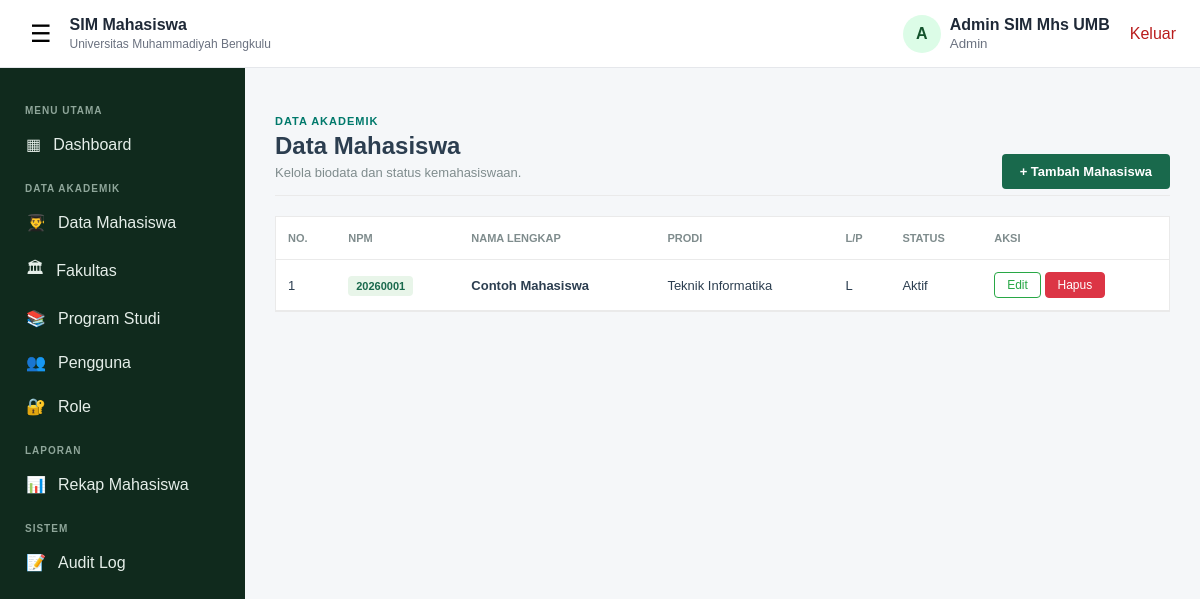
The page /mahasiswa.php (signed in) on the database its author committed.
### tables this page shows
CREATE TABLE `mahasiswa` (
  `id_mahasiswa` bigint(20) UNSIGNED NOT NULL,
  `id_pengguna` bigint(20) UNSIGNED DEFAULT NULL,
  `id_program_studi` bigint(20) UNSIGNED NOT NULL,
  `npm` varchar(30) NOT NULL,
  `nama_mahasiswa` varchar(200) NOT NULL,
  `jenis_kelamin` enum('L','P') NOT NULL,
  `tempat_lahir` varchar(100) DEFAULT NULL,
  `tanggal_lahir` date DEFAULT NULL,
  `tanggal_masuk` date NOT NULL,
  `alamat` text DEFAULT NULL,
  `status_mahasiswa` enum('Aktif','Cuti','Lulus','Mengundurkan Diri','Drop Out','Tidak Aktif') NOT NULL DEFAULT 'Aktif',
  `created_at` timestamp NOT NULL DEFAULT current_timestamp(),
  `updated_at` timestamp NOT NULL DEFAULT current_timestamp() ON UPDATE current_timestamp()
);

CREATE TABLE `program_studi` (
  `id_program_studi` bigint(20) UNSIGNED NOT NULL,
  `id_fakultas` bigint(20) UNSIGNED NOT NULL,
  `kode_program_studi` varchar(20) NOT NULL,
  `nama_program_studi` varchar(200) NOT NULL,
  `jenjang` varchar(20) NOT NULL DEFAULT 'S1',
  `status_aktif` enum('Aktif','Tidak Aktif') NOT NULL DEFAULT 'Aktif',
  `created_at` timestamp NOT NULL DEFAULT current_timestamp(),
  `updated_at` timestamp NOT NULL DEFAULT current_timestamp() ON UPDATE current_timestamp()
);

### mahasiswa.php (the view, shortened to what this page needs)
<?php
session_start(); require_once 'koneksi.php'; require_once 'auth_check.php';
$aksi = isset($_GET['aksi']) ? $_GET['aksi'] : '';
?>
<!DOCTYPE html>
<html lang="id">
<head><title>Data Mahasiswa</title><link rel="stylesheet" href="style.css"></head>
<body>
    <?php require_once 'topbar.php'; require_once 'sideleftbar.php'; ?>
    <div class="main-content">
        <div class="page-header">
            <div class="header-left">
                <p class="header-label">DATA AKADEMIK</p>
                <h1 class="page-title">Data Mahasiswa</h1>
                <p class="page-desc">Kelola biodata dan status kemahasiswaan.</p>
            </div>
            <?php if($aksi == '') { ?> <div class="header-right"><a href="?aksi=tambah" class="btn-add">+ Tambah Mahasiswa</a></div> <?php } ?>
        </div>
        <?php if ($aksi == 'tambah' || $aksi == 'edit') {
            $is_edit = ($aksi == 'edit'); $d = $is_edit ? mysqli_fetch_array(mysqli_query($koneksi, "SELECT * FROM mahasiswa WHERE id_mahasiswa='$_GET[id]'")) : null;
        ?>
            <div class="form-card">
                <form method="POST">
                    <?php if($is_edit) echo '<input type="hidden" name="id_mahasiswa" value="'.$d['id_mahasiswa'].'">'; ?>
                    <div style="display:flex; gap:20px;">
                        <div style="flex:1;">
                            <div class="form-group"><label>NPM</label><input type="text" name="npm" class="form-control" value="<?= $is_edit ? htmlspecialchars($d['npm']) : ''; ?>" required></div>
                            <div class="form-group"><label>NAMA LENGKAP</label><input type="text" name="nama_mahasiswa" class="form-control" value="<?= $is_edit ? htmlspecialchars($d['nama_mahasiswa']) : ''; ?>" required></div>
                            <div class="form-group"><label>PROGRAM STUDI</label><select name="id_program_studi" class="form-control" required><?php $qp = mysqli_query($koneksi, "SELECT * FROM program_studi"); while($p = mysqli_fetch_array($qp)) { $sel = ($is_edit && $p['id_program_studi'] == $d['id_program_studi']) ? 'selected' : ''; echo "<option value='{$p['id_program_studi']}' $sel>{$p['nama_program_studi']}</option>"; } ?></select></div>
                            <div class="form-group"><label>JENIS KELAMIN</label><select name="jenis_kelamin" class="form-control"><option value="L" <?= ($is_edit && $d['jenis_kelamin']=='L')?'selected':''; ?>>Laki-laki</option><option value="P" <?= ($is_edit && $d['jenis_kelamin']=='P')?'selected':''; ?>>Perempuan</option></select></div>
                        </div>
                        <div style="flex:1;">
                            <div class="form-group"><label>TEMPAT LAHIR</label><input type="text" name="tempat_lahir" class="form-control" value="<?= $is_edit ? htmlspecialchars($d['tempat_lahir']) : ''; ?>"></div>
                            <div class="form-group"><label>TANGGAL LAHIR</label><input type="date" name="tanggal_lahir" class="form-control" value="<?= $is_edit ? $d['tanggal_lahir'] : ''; ?>"></div>
                            <div class="form-group"><label>TANGGAL MASUK</label><input type="date" name="tanggal_masuk" class="form-control" value="<?= $is_edit ? $d['tanggal_masuk'] : ''; ?>" required></div>
                            <div class="form-group"><label>STATUS MAHASISWA</label><select name="status_mahasiswa" class="form-control"><?php $arr = ['Aktif','Cuti','Lulus','Mengundurkan Diri','Drop Out','Tidak Aktif']; foreach($arr as $s){ $sel = ($is_edit && $d['status_mahasiswa']==$s)?'selected':''; echo "<option value='$s' $sel>$s</option>"; } ?></select></div>
                        </div>
                    </div>
                    <div class="form-group"><label>ALAMAT</label><textarea name="alamat" class="form-control" rows="3"><?= $is_edit ? htmlspecialchars($d['alamat']) : ''; ?></textarea></div>
                    <button type="submit" name="<?= $is_edit ? 'simpan_edit' : 'simpan_tambah'; ?>" class="btn-submit">Simpan</button> <a href="mahasiswa.php" class="btn-cancel">Batal</a>
                </form>
            </div>
        <?php } else { ?>
            <div class="card-table">
                <table class="custom-table">
                    <thead><tr><th>NO.</th><th>NPM</th><th>NAMA LENGKAP</th><th>PRODI</th><th>L/P</th><th>STATUS</th><th>AKSI</th></tr></thead>
                    <tbody>
                        <?php $q = mysqli_query($koneksi, "SELECT m.*, p.nama_program_studi FROM mahasiswa m JOIN program_studi p ON m.id_program_studi = p.id_program_studi ORDER BY m.id_mahasiswa DESC"); $no = 1; while($d = mysqli_fetch_array($q)){ ?>
                        <tr>
                            <td><?= $no++; ?></td><td><span class="badge-green"><?= $d['npm']; ?></span></td><td><b><?= $d['nama_mahasiswa']; ?></b></td>
                            <td><?= $d['nama_program_studi']; ?></td><td><?= $d['jenis_kelamin']; ?></td><td><?= $d['status_mahasiswa']; ?></td>
                            <td><a href="?aksi=edit&id=<?= $d['id_mahasiswa']; ?>" class="action-btn btn-outline-green">Edit</a> <a href="?aksi=hapus&id=<?= $d['id_mahasiswa']; ?>" class="action-btn btn-fill-red" onclick="return confirm('Hapus?');">Hapus</a></td>
                        </tr>
                        <?php } ?>
                    </tbody>
                </table>
            </div>
        <?php } ?>
    </div>
</body></html>

### style.css (style rules this page uses)
* { box-sizing: border-box; }
:root { --primary: #166534; --primary-dark: #14532d; --secondary: #0f766e; --text: #1f2937; --muted: #6b7280; --border: #e5e7eb; --bg: #f5f7f9; --white: #ffffff; --danger: #b91c1c; --sidebar: #102a1d; }
body { margin: 0; font-family: Arial, Helvetica, sans-serif; color: var(--text); background: var(--bg); }
a { text-decoration: none; color: inherit; }
.main-content { margin-left: 245px; padding: 100px 30px 40px; min-height: 100vh; }
.page-header { display: flex; justify-content: space-between; align-items: flex-end; margin-top: 15px; margin-bottom: 20px; border-bottom: 1px solid #eaeaea; padding-bottom: 15px; }
.header-left { display: flex; flex-direction: column; gap: 5px; }
.header-label { font-size: 11px; font-weight: 700; color: #00796b; text-transform: uppercase; letter-spacing: 1px; margin: 0; }
.page-title { font-size: 24px; font-weight: 600; color: #2c3e50; margin: 0; }
.page-desc { font-size: 13px; color: #7f8c8d; margin: 0; }
.btn-add { background-color: #19694c; color: white; padding: 10px 18px; border-radius: 4px; text-decoration: none; font-size: 13px; font-weight: 600; margin-bottom: 2px; }
.card-table { background: #fff; width: 100%; border: 1px solid #eaeaea; overflow-x: auto; }
.custom-table { width: 100%; border-collapse: collapse; text-align: left; }
.custom-table th { font-size: 11px; font-weight: 600; color: #7f8c8d; text-transform: uppercase; padding: 15px 12px; border-bottom: 1px solid #eaeaea; }
.custom-table td { padding: 12px; border-bottom: 1px solid #eaeaea; color: #2c3e50; font-size: 13px; vertical-align: middle; }
.badge-green { background-color: #e8f5e9; color: #19694c; padding: 4px 8px; border-radius: 4px; font-size: 11px; font-weight: 700; text-transform: uppercase; }
.action-btn { padding: 5px 12px; border-radius: 4px; font-size: 12px; text-decoration: none; display: inline-block; cursor: pointer; }
.btn-outline-green { color: #28a745; border: 1px solid #28a745; background: transparent; }
.btn-fill-red { background-color: #dc3545; color: white; border: 1px solid #dc3545; }

### rows shown on the page
mahasiswa: npm "20260001", nama_mahasiswa "Contoh Mahasiswa", id_program_studi.nama_program_studi "Teknik Informatika", jenis_kelamin "L", status_mahasiswa "Aktif"

### other values the page prints
substr($namaPengguna, 0, 1) "A"
$namaPengguna "Admin SIM Mhs UMB"
$namaRole "Admin"
